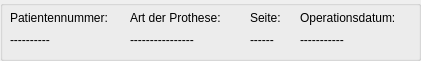
            <widget class="QGroupBox" name="groupBox_vorhanden">
                <property name="geometry">
                    <rect>
                        <x>790</x>
                        <y>70</y>
                        <width>421</width>
                        <height>61</height>
                    </rect>
                </property>
                <property name="title">
                    <string/>
                </property>
                <widget class="QLabel" name="label_patientennummer_2">
                    <property name="geometry">
                        <rect>
                            <x>10</x>
                            <y>10</y>
                            <width>111</width>
                            <height>16</height>
                        </rect>
                    </property>
                    <property name="text">
                        <string>Patientennummer:</string>
                    </property>
                </widget>
                <widget class="QLabel" name="label_art_der_prothese_2">
                    <property name="geometry">
                        <rect>
                            <x>130</x>
                            <y>10</y>
                            <width>104</width>
                            <height>16</height>
                        </rect>
                    </property>
                    <property name="text">
                        <string>Art der Prothese:</string>
                    </property>
                </widget>
                <widget class="QLabel" name="label_seite_2">
                    <property name="geometry">
                        <rect>
                            <x>250</x>
                            <y>10</y>
                            <width>35</width>
                            <height>16</height>
                        </rect>
                    </property>
                    <property name="text">
                        <string>Seite:</string>
                    </property>
                </widget>
                <widget class="QLabel" name="label_opdatum_2">
                    <property name="geometry">
                        <rect>
                            <x>300</x>
                            <y>10</y>
                            <width>109</width>
                            <height>16</height>
                        </rect>
                    </property>
                    <property name="text">
                        <string>Operationsdatum:</string>
                    </property>
                </widget>
                <widget class="QLabel" name="label_alt_patnummer">
                    <property name="geometry">
                        <rect>
                            <x>10</x>
                            <y>32</y>
                            <width>81</width>
                            <height>16</height>
                        </rect>
                    </property>
                    <property name="text">
                        <string>----------</string>
                    </property>
                </widget>
                <widget class="QLabel" name="label_alt_proth_art">
                    <property name="geometry">
                        <rect>
                            <x>130</x>
                            <y>32</y>
                            <width>98</width>
                            <height>16</height>
                        </rect>
                    </property>
                    <property name="text">
                        <string>----------------</string>
                    </property>
                </widget>
                <widget class="QLabel" name="label_alt_seite">
                    <property name="geometry">
                        <rect>
                            <x>250</x>
                            <y>32</y>
                            <width>39</width>
                            <height>16</height>
                        </rect>
                    </property>
                    <property name="text">
                        <string>------</string>
                    </property>
                </widget>
                <widget class="QLabel" name="label_alt_op_datum">
                    <property name="geometry">
                        <rect>
                            <x>300</x>
                            <y>32</y>
                            <width>71</width>
                            <height>16</height>
                        </rect>
                    </property>
                    <property name="text">
                        <string>-----------</string>
                    </property>
                </widget>
            </widget>
